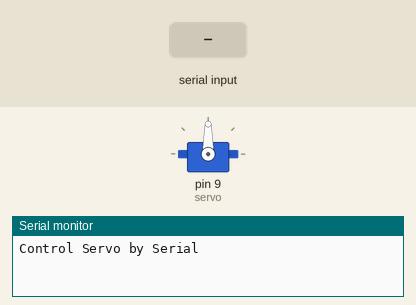
This sketch was run on a simulated Arduino Uno, built with avr-gcc and run on an emulated ATmega328P. Shown: servo, the last lines printed to the serial monitor. The test bench sets the inputs (shaded band).

Above: at 1.2 s.
1.3 s: "1" received over Serial
At 2.1 s:
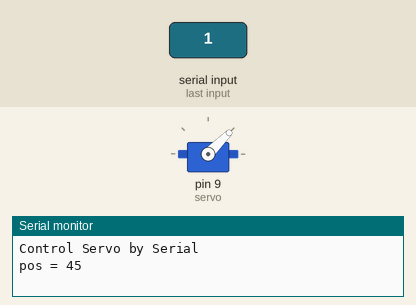
2.8 s: "3" received over Serial
At 3.2 s:
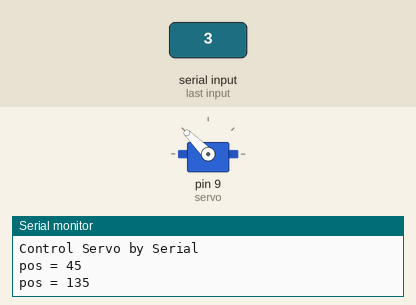
4.3 s: "2" received over Serial
At 5.6 s:
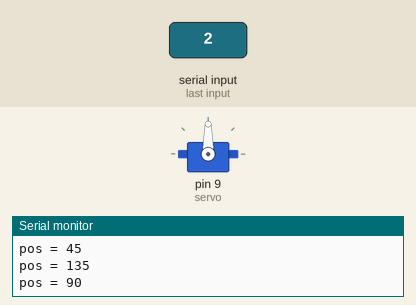
Timing chart, 0 to 7.3 s (numbered marks = the images above; inputs shaded):
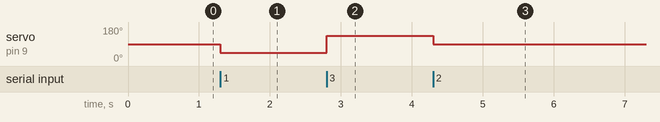

Measured:
- after the input at 1.3 s, servo on pin 9 (servo): 90° → 45° at once
- after the input at 2.8 s, servo on pin 9 (servo): 45° → 135° at once
- after the input at 4.3 s, servo on pin 9 (servo): 135° → 90° at once

The sketch:

ctrl_servo_by_serial.ino
```cpp
#include <Servo.h>

#define MAX 180
#define MIN 0
#define STEP 3

Servo servo;

int pos = 90;

void setup() {
  Serial.begin(9600);
  Serial.println("Control Servo by Serial");
  servo.attach(9);
  servo.write(pos);
  delay(15);
}

void loop() {
  if(Serial.available() > 0) {
    char ch = Serial.read();
    if(ch == '.'){
      if(pos + STEP <= MAX) pos = pos + STEP;
      else pos = MAX;
    }
    else if(ch == ','){
      if(pos - STEP >= MIN) pos = pos - STEP;
      else pos = MIN;
    }
    else if(ch == '1')  pos = 45;
    else if(ch == '2')  pos = 90;
    else if(ch == '3')  pos = 135;
    else;
    Serial.print("pos = ");
    Serial.println(pos);
    servo.write(pos);
    delay(15);
    }
  }
```
